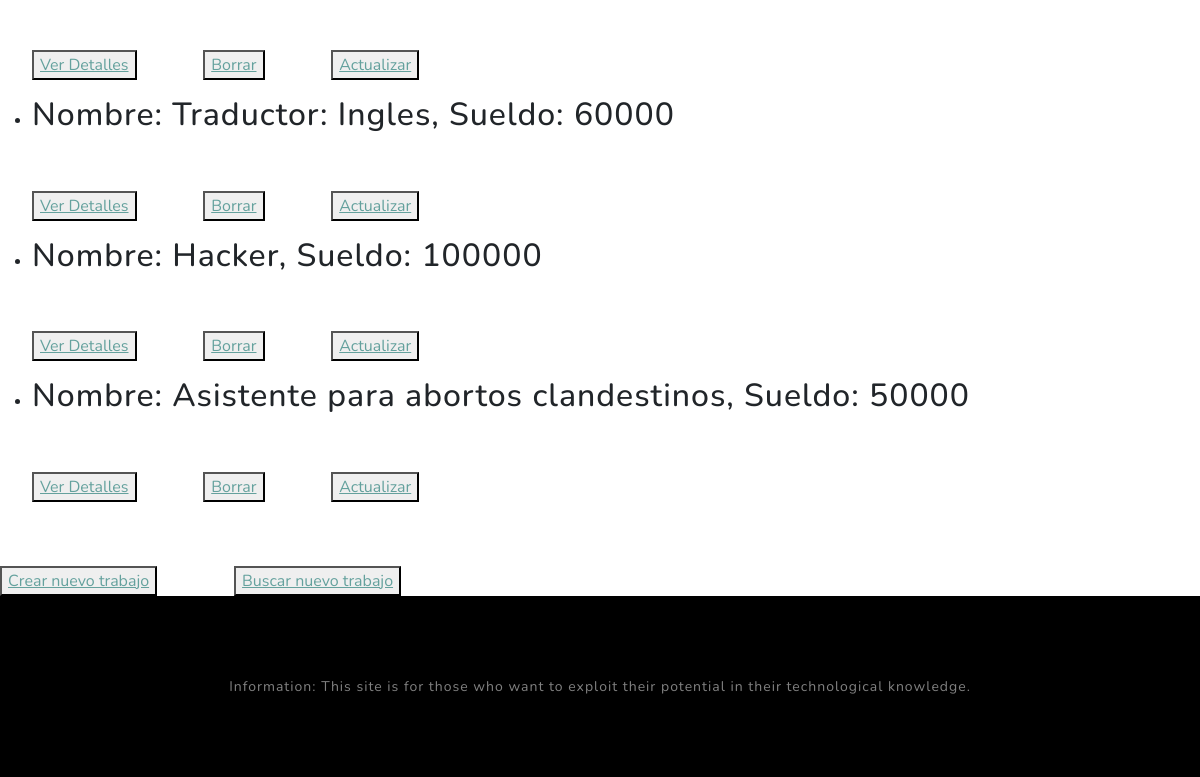
Page /trabajos_list/ (lower part) on the earlier database version.
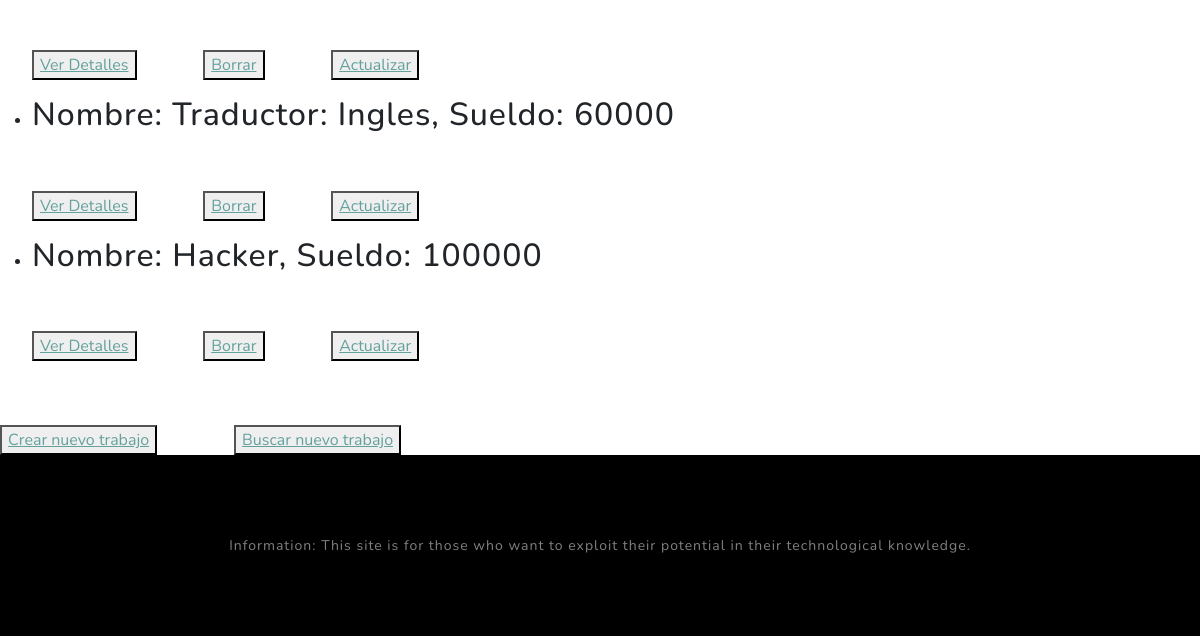
Same page on the later database version.
### MiApp2/models.py (models this page shows)
class Trabajo(models.Model):
    nombre=models.CharField(max_length=40)
    sueldo = models.IntegerField()
    def __str__(self):
        return f'Nombre: {self.nombre}, Sueldo: {self.sueldo}'

### MiApp2/views.py (the view)
# urls.py: path('trabajos_list/', views.TrabajoList.as_view(), name='List'),
class TrabajoList(ListView):
    model = Trabajo
    template_name = 'MiApp2/trabajo_list.html'

### MiApp2/Templates/MiApp2/trabajo_list.html (shortened to what this page needs)
{% extends 'MiApp2/index.html' %}
{% load static %}
{% block codigo_fatal2 %}
{% for trabajo in object_list %}
<ul>
    <li>
        <h2>{{trabajo}}</h2>
        <br>
        <br>
        <button>
            <a href="{% url 'Detail' trabajo.id %}">Ver Detalles</a>
        </button>
        <button>
            <a href="{% url 'Delete' trabajo.id %}">Borrar</a>
        </button>
        <button>
            <a href="{% url 'Update' trabajo.id %}">Actualizar</a>
        </button>
    </li>
</ul>
{% endfor %}
    <br>
    <br>
<button>
    <a href="{% url 'Create' %}">Crear nuevo trabajo</a>
</button>
<button>
    <a href="{% url 'Buscar Trabajo' %}">Buscar nuevo trabajo</a>
</button>
{% endblock %}

Differences in the rows shown:
removed Trabajo: nombre+sueldo "Nombre: Asistente para abortos clandestinos, Sueldo: 50000"
